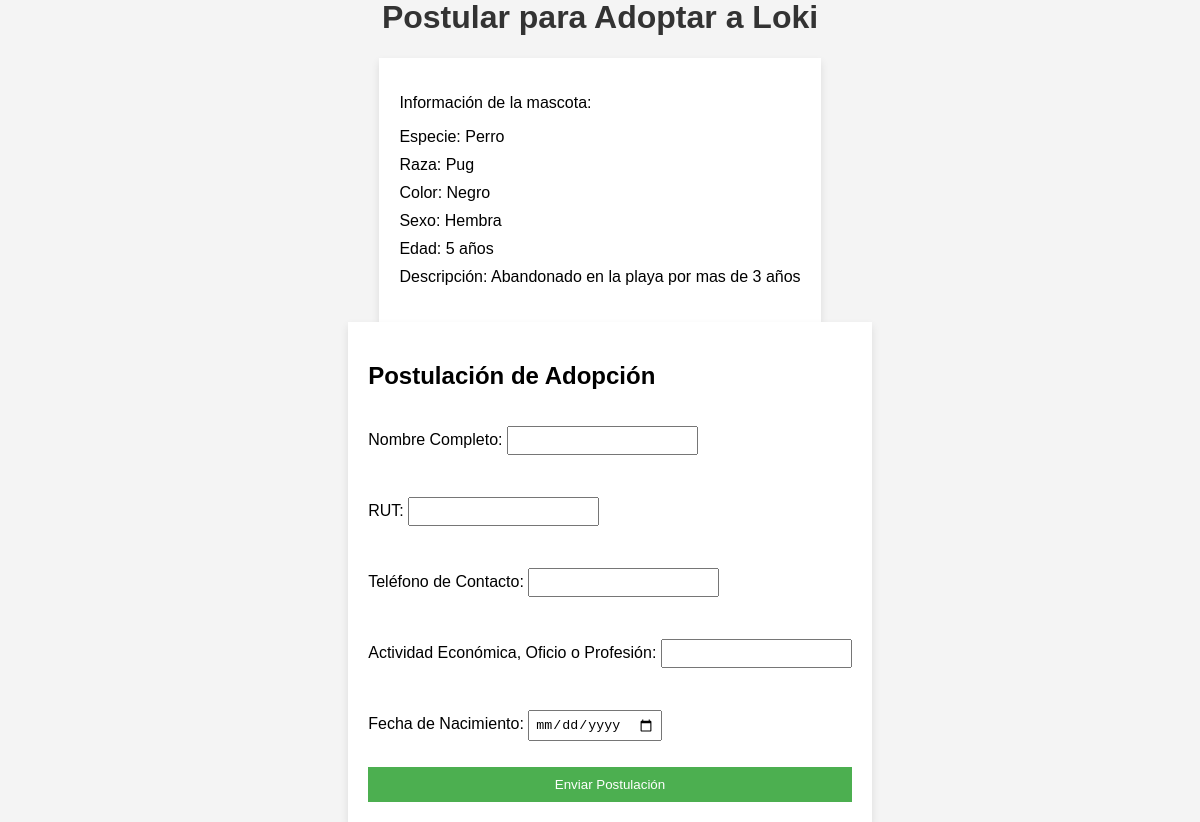
Screenshot of /postulacion_adopcion/2/ with the database file from the repository.
### Aplicaciones/Adoptar/models.py (models this page shows, shortened)
class Mascota(models.Model):
    nombre_mascota=models.CharField(max_length=50)
    especie=models.CharField(max_length=50)
    raza=models.CharField(max_length=50)
    color=models.CharField(max_length=50)
    sexo=models.CharField(max_length=1, choices=sexos, default='H')
    edad=models.IntegerField()
    fecha_rescate=models.DateField(default=date.today)
    descripcion=models.TextField()
    organizacion = models.ForeignKey(Organizacion, on_delete=models.CASCADE, related_name='mascotas', default=None, null=True, blank=True)

### Aplicaciones/Adoptar/views.py (the view)
# urls.py: path('postulacion_adopcion/<int:mascota_id>/', views.postulacion_adopcion, name='postulacion_adopcion'),
def postulacion_adopcion(request, mascota_id):
    mascota = get_object_or_404(Mascota, pk=mascota_id)
    if request.method == 'POST':
        form = PostulacionForm(request.POST)
        if form.is_valid():
            nombre_completo = form.cleaned_data['nombre_completo']
            rut = form.cleaned_data['rut']
            estado_cita = form.cleaned_data['estado_cita']
            adoptante = form.cleaned_data['adoptante']
            postulacion = Postulacion.objects.create(mascota=mascota, nombre_completo=nombre_completo, rut=rut, estado_cita=estado_cita, adoptante=adoptante)
            return redirect('postulacion_exitosa')  # Ajusta la URL según tus necesidades
    else:
        form = PostulacionForm()
    return render(request, 'postulacion_adopcion.html', {'mascota': mascota,'form': form})

### Aplicaciones/Adoptar/forms.py (shortened to what this page needs)
class PostulacionForm(forms.Form):
    nombre_completo = forms.CharField(label='Nombre Completo', max_length=100)
    rut = forms.CharField(label='RUT', max_length=15)
    telefono_contacto = forms.CharField(label='Teléfono de Contacto', max_length=15)
    actividad_economica = forms.CharField(label='Actividad Económica, Oficio o Profesión', max_length=100)
    fecha_nacimiento = forms.DateField(label='Fecha de Nacimiento', widget=forms.DateInput(attrs={'type': 'date'}))

### Aplicaciones/Adoptar/templates/postulacion_adopcion.html (shortened to what this page needs)
{% load static %}
<!DOCTYPE html>
<html lang="en">
<head>
    <link type='text/css' href='{% static "css/agendar_cita.css" %}' rel='stylesheet'/>
</head>
<body>
    <h1>Postular para Adoptar a {{ mascota.nombre_mascota }}</h1>
    <div class="mascota-info">
        <p>Información de la mascota:</p>
        <ul>
            <li>Especie: {{ mascota.especie }}</li>
            <li>Raza: {{ mascota.raza }}</li>
            <li>Color: {{ mascota.color }}</li>
            <li>Sexo: {{ mascota.get_sexo_display }}</li>
            <li>Edad: {{ mascota.edad }} años</li>
            <li>Descripción: {{ mascota.descripcion }}</li>
        </ul>
    </div>
    <div class="cita-registro">
        <h2>Postulación de Adopción</h2>
        <form method="post">
            {{ form.as_p }}
            <button type="submit">Enviar Postulación</button>
        </form>
    </div>
</body>
</html>

### Aplicaciones/Adoptar/static/css/agendar_cita.css (style rules this page uses)
body { font-family: Arial, sans-serif; background-color: #f4f4f4; margin: 0; padding: 0; display: flex; flex-direction: column; align-items: center; justify-content: center; height: 100vh; }
h1 { text-align: center; color: #333; width: 100%; }
.mascota-info { flex: 1; padding: 20px; box-sizing: border-box; background-color: #fff; box-shadow: 0 4px 8px rgba(0, 0, 0, 0.1); }
.cita-registro { flex: 1; padding: 20px; box-sizing: border-box; background-color: #fff; box-shadow: 0 4px 8px rgba(0, 0, 0, 0.1); margin-left: 20px; }
.mascota-info ul { list-style: none; padding: 0; }
.mascota-info ul li { margin-bottom: 10px; }
form { display: flex; flex-direction: column; }
label { margin-bottom: 5px; }
input { padding: 5px; margin-bottom: 10px; }
button { padding: 10px; background-color: #4CAF50; color: white; border: none; cursor: pointer; }

### rows the page displays
Mascota: nombre_mascota "Loki", especie "Perro", raza "Pug", color "Negro", sexo "Hembra", edad "5", descripcion "Abandonado en la playa por mas de 3 años"
